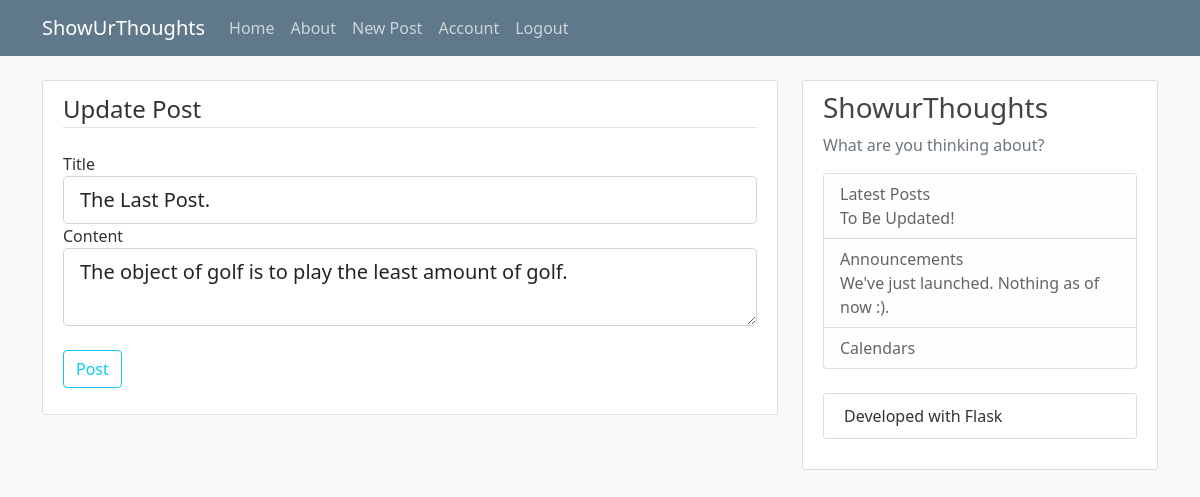
Screenshot of /post/19/update (signed in) with the database file from the repository.
### blogsite/models.py (models this page shows, shortened)
class Post(db.Model):
    id = db.Column(db.Integer, primary_key=True)
    title = db.Column(db.String(100), nullable=False)
    date_posted = db.Column(db.DateTime, nullable=False, default=datetime.utcnow)
    content = db.Column(db.Text, nullable=False)
    user_id = db.Column(db.Integer, db.ForeignKey('user.id'), nullable=False)

### blogsite/posts/routes.py (the view)
@posts.route("/post/<int:post_id>/update", methods=['GET', 'POST'])
@login_required
def update_post(post_id):
    post = Post.query.get_or_404(post_id)
    if post.author != current_user:
        abort(403)
    form = PostForm()
    if form.validate_on_submit():
        post.title = form.title.data
        post.content = form.content.data
        db.session.commit()
        flash('Your post has been updated!', 'success')
        return redirect(url_for('posts.post', post_id=post.id))
    elif request.method == 'GET':
        form.title.data = post.title
        form.content.data = post.content
    return render_template('create_post.html', title= 'Update Post', form=form, legend='Update Post')

### blogsite/posts/forms.py
class PostForm(FlaskForm):
    title = StringField('Title', validators=[DataRequired()])
    content = TextAreaField('Content', validators=[DataRequired()])
    submit = SubmitField('Post')

### blogsite/models.py (called while the page is built)
@login_manager.user_loader
def load_user(user_id):
    return User.query.get(int(user_id))

### blogsite/templates/create_post.html (shortened to what this page needs)
{% extends "layout.html" %}
{% block content %}
    <div class="content-section">
        <form method="POST" action="">
            <fieldset class="form-group">
                <legend class="border-bottom mb-4">{{ legend }}</legend>
                <div class="form-group">
                    {{ form.title.label(class="form-control-label") }}
                    {% if form.title.errors%}
                        {{ form.title(class="form-control form-control-lg is-invalid") }}
                        <div class="invalid-feedback">
                            {% for error in form.title.errors %}
                                <span> {{ error }}</span>
                            {% endfor %}
                        </div>
                    {% else %}
                        {{ form.title(class="form-control form-control-lg") }}
                    {% endif %}
                </div>
                <div class="form-group">
                    {{ form.content.label(class="form-control-label") }}
                    {% if form.content.errors%}
                        {{ form.content(class="form-control form-control-lg is-invalid") }}
                        <div class="invalid-feedback">
                            {% for error in form.content.errors %}
                                <span> {{ error }}</span>
                            {% endfor %}
                        </div>
                    {% else %}
                        {{ form.content(class="form-control form-control-lg") }}
                    {% endif %}
                </div>
            </fieldset>
            <div class="form-group pt-4">
                {{ form.submit(class="btn btn-outline-info") }}
            </div>
        </form>
    </div>
{% endblock content%}

### blogsite/static/main.css (style rules this page uses)
body { background: #fafafa; color: #333333; margin-top: 5rem; }
.content-section { background: #ffffff; padding: 10px 20px; border: 1px solid #dddddd; border-radius: 3px; margin-bottom: 20px; }

### rows the page displays
Post: title "The Last Post.", content "The object of golf is to play the least amount of golf."

### other values shown
{{ legend }} "Update Post"
